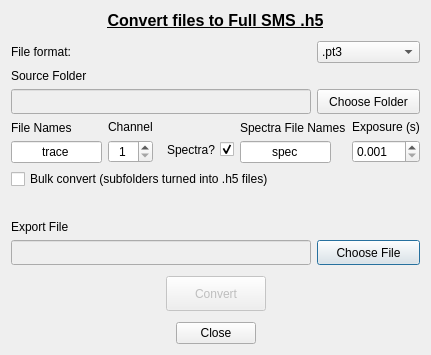
<?xml version="1.0" encoding="UTF-8"?>
<ui version="4.0">
 <class>pt3ConvertDialog</class>
 <widget class="QDialog" name="pt3ConvertDialog">
  <property name="windowModality">
   <enum>Qt::ApplicationModal</enum>
  </property>
  <property name="geometry">
   <rect>
    <x>0</x>
    <y>0</y>
    <width>431</width>
    <height>332</height>
   </rect>
  </property>
  <property name="maximumSize">
   <size>
    <width>431</width>
    <height>332</height>
   </size>
  </property>
  <property name="windowTitle">
   <string>Convert to h5</string>
  </property>
  <property name="autoFillBackground">
   <bool>false</bool>
  </property>
  <property name="modal">
   <bool>true</bool>
  </property>
  <layout class="QVBoxLayout" name="verticalLayout_2">
   <item>
    <widget class="QLabel" name="lblTitle">
     <property name="font">
      <font>
       <pointsize>12</pointsize>
       <weight>75</weight>
       <bold>true</bold>
       <underline>true</underline>
      </font>
     </property>
     <property name="text">
      <string>Convert files to Full SMS .h5</string>
     </property>
     <property name="alignment">
      <set>Qt::AlignCenter</set>
     </property>
    </widget>
   </item>
   <item>
    <spacer name="verticalSpacer_5">
     <property name="orientation">
      <enum>Qt::Vertical</enum>
     </property>
     <property name="sizeType">
      <enum>QSizePolicy::Minimum</enum>
     </property>
     <property name="sizeHint" stdset="0">
      <size>
       <width>20</width>
       <height>5</height>
      </size>
     </property>
    </spacer>
   </item>
   <item>
    <layout class="QGridLayout" name="gridLayout">
     <item row="2" column="0">
      <spacer name="verticalSpacer_6">
       <property name="orientation">
        <enum>Qt::Vertical</enum>
       </property>
       <property name="sizeType">
        <enum>QSizePolicy::Preferred</enum>
       </property>
       <property name="sizeHint" stdset="0">
        <size>
         <width>20</width>
         <height>5</height>
        </size>
       </property>
      </spacer>
     </item>
     <item row="0" column="1">
      <widget class="QComboBox" name="cmbFileFormat">
       <item>
        <property name="text">
         <string>.pt3</string>
        </property>
       </item>
       <item>
        <property name="text">
         <string>.csv</string>
        </property>
       </item>
       <item>
        <property name="text">
         <string>.h5</string>
        </property>
       </item>
      </widget>
     </item>
     <item row="1" column="0">
      <layout class="QVBoxLayout" name="verticalLayout">
       <item>
        <widget class="QLabel" name="lblLoadDir">
         <property name="text">
          <string>Source Folder</string>
         </property>
        </widget>
       </item>
       <item>
        <widget class="QLineEdit" name="edtSourceFolder">
         <property name="enabled">
          <bool>false</bool>
         </property>
         <property name="sizePolicy">
          <sizepolicy hsizetype="Fixed" vsizetype="Fixed">
           <horstretch>0</horstretch>
           <verstretch>0</verstretch>
          </sizepolicy>
         </property>
         <property name="minimumSize">
          <size>
           <width>300</width>
           <height>25</height>
          </size>
         </property>
        </widget>
       </item>
      </layout>
     </item>
     <item row="6" column="1">
      <layout class="QVBoxLayout" name="verticalLayout_5">
       <item>
        <spacer name="verticalSpacer_3">
         <property name="orientation">
          <enum>Qt::Vertical</enum>
         </property>
         <property name="sizeType">
          <enum>QSizePolicy::Expanding</enum>
         </property>
         <property name="sizeHint" stdset="0">
          <size>
           <width>20</width>
           <height>10</height>
          </size>
         </property>
        </spacer>
       </item>
       <item>
        <widget class="QPushButton" name="btnExportFile">
         <property name="sizePolicy">
          <sizepolicy hsizetype="Preferred" vsizetype="Fixed">
           <horstretch>0</horstretch>
           <verstretch>0</verstretch>
          </sizepolicy>
         </property>
         <property name="minimumSize">
          <size>
           <width>0</width>
           <height>25</height>
          </size>
         </property>
         <property name="text">
          <string>Choose File</string>
         </property>
         <property name="icon">
          <iconset resource="../icons.qrc">
           <normaloff>:/icons/icons/open-file.png</normaloff>:/icons/icons/open-file.png</iconset>
         </property>
         <property name="iconSize">
          <size>
           <width>20</width>
           <height>20</height>
          </size>
         </property>
        </widget>
       </item>
      </layout>
     </item>
     <item row="1" column="1">
      <layout class="QVBoxLayout" name="verticalLayout_3">
       <item>
        <spacer name="verticalSpacer_2">
         <property name="orientation">
          <enum>Qt::Vertical</enum>
         </property>
         <property name="sizeType">
          <enum>QSizePolicy::Expanding</enum>
         </property>
         <property name="sizeHint" stdset="0">
          <size>
           <width>20</width>
           <height>10</height>
          </size>
         </property>
        </spacer>
       </item>
       <item>
        <widget class="QPushButton" name="btnSourceFolder">
         <property name="sizePolicy">
          <sizepolicy hsizetype="Preferred" vsizetype="Fixed">
           <horstretch>0</horstretch>
           <verstretch>0</verstretch>
          </sizepolicy>
         </property>
         <property name="minimumSize">
          <size>
           <width>0</width>
           <height>25</height>
          </size>
         </property>
         <property name="text">
          <string>Choose Folder</string>
         </property>
         <property name="icon">
          <iconset resource="../icons.qrc">
           <normaloff>:/icons/icons/open-folder.png</normaloff>:/icons/icons/open-folder.png</iconset>
         </property>
         <property name="iconSize">
          <size>
           <width>20</width>
           <height>20</height>
          </size>
         </property>
        </widget>
       </item>
      </layout>
     </item>
     <item row="3" column="0" colspan="2">
      <layout class="QHBoxLayout" name="horizontalLayout">
       <item>
        <layout class="QVBoxLayout" name="verticalLayout_6">
         <item>
          <widget class="QLabel" name="lblFileNames_times">
           <property name="text">
            <string>File Names</string>
           </property>
          </widget>
         </item>
         <item>
          <widget class="QLineEdit" name="edtFileNames_times">
           <property name="enabled">
            <bool>true</bool>
           </property>
           <property name="sizePolicy">
            <sizepolicy hsizetype="Fixed" vsizetype="Fixed">
             <horstretch>0</horstretch>
             <verstretch>0</verstretch>
            </sizepolicy>
           </property>
           <property name="maximumSize">
            <size>
             <width>91</width>
             <height>16777215</height>
            </size>
           </property>
           <property name="text">
            <string>trace</string>
           </property>
           <property name="alignment">
            <set>Qt::AlignCenter</set>
           </property>
          </widget>
         </item>
        </layout>
       </item>
       <item>
        <layout class="QVBoxLayout" name="verticalLayout_7">
         <item>
          <widget class="QLabel" name="lblChannel">
           <property name="text">
            <string>Channel</string>
           </property>
          </widget>
         </item>
         <item>
          <widget class="QSpinBox" name="spbChannel">
           <property name="alignment">
            <set>Qt::AlignCenter</set>
           </property>
           <property name="minimum">
            <number>1</number>
           </property>
           <property name="maximum">
            <number>4</number>
           </property>
          </widget>
         </item>
        </layout>
       </item>
       <item>
        <spacer name="horizontalSpacer_3">
         <property name="orientation">
          <enum>Qt::Horizontal</enum>
         </property>
         <property name="sizeType">
          <enum>QSizePolicy::Expanding</enum>
         </property>
         <property name="sizeHint" stdset="0">
          <size>
           <width>90</width>
           <height>20</height>
          </size>
         </property>
        </spacer>
       </item>
       <item>
        <layout class="QVBoxLayout" name="verticalLayout_10">
         <item>
          <spacer name="verticalSpacer_4">
           <property name="orientation">
            <enum>Qt::Vertical</enum>
           </property>
           <property name="sizeType">
            <enum>QSizePolicy::Fixed</enum>
           </property>
           <property name="sizeHint" stdset="0">
            <size>
             <width>20</width>
             <height>16</height>
            </size>
           </property>
          </spacer>
         </item>
         <item>
          <widget class="QCheckBox" name="cbxHasSpectra">
           <property name="sizePolicy">
            <sizepolicy hsizetype="Minimum" vsizetype="Minimum">
             <horstretch>0</horstretch>
             <verstretch>0</verstretch>
            </sizepolicy>
           </property>
           <property name="minimumSize">
            <size>
             <width>0</width>
             <height>0</height>
            </size>
           </property>
           <property name="layoutDirection">
            <enum>Qt::RightToLeft</enum>
           </property>
           <property name="text">
            <string>Spectra?</string>
           </property>
           <property name="checked">
            <bool>true</bool>
           </property>
          </widget>
         </item>
        </layout>
       </item>
       <item>
        <layout class="QVBoxLayout" name="verticalLayout_9">
         <item>
          <widget class="QLabel" name="lblFileNames_Spectra">
           <property name="text">
            <string>Spectra File Names</string>
           </property>
          </widget>
         </item>
         <item>
          <widget class="QLineEdit" name="edtFileNames_Spectra">
           <property name="enabled">
            <bool>true</bool>
           </property>
           <property name="sizePolicy">
            <sizepolicy hsizetype="Fixed" vsizetype="Fixed">
             <horstretch>0</horstretch>
             <verstretch>0</verstretch>
            </sizepolicy>
           </property>
           <property name="maximumSize">
            <size>
             <width>91</width>
             <height>16777215</height>
            </size>
           </property>
           <property name="text">
            <string>spec</string>
           </property>
           <property name="alignment">
            <set>Qt::AlignCenter</set>
           </property>
          </widget>
         </item>
        </layout>
       </item>
       <item>
        <layout class="QVBoxLayout" name="verticalLayout_8">
         <item>
          <widget class="QLabel" name="lblExposure">
           <property name="text">
            <string>Exposure (s)</string>
           </property>
          </widget>
         </item>
         <item>
          <widget class="QDoubleSpinBox" name="spbExposure">
           <property name="enabled">
            <bool>true</bool>
           </property>
           <property name="decimals">
            <number>3</number>
           </property>
           <property name="minimum">
            <double>0.001000000000000</double>
           </property>
           <property name="maximum">
            <double>9.999000000000001</double>
           </property>
          </widget>
         </item>
        </layout>
       </item>
      </layout>
     </item>
     <item row="6" column="0">
      <layout class="QVBoxLayout" name="verticalLayout_4">
       <item>
        <widget class="QLabel" name="lblExportFile">
         <property name="text">
          <string>Export File</string>
         </property>
        </widget>
       </item>
       <item>
        <widget class="QLineEdit" name="edtExportFile">
         <property name="enabled">
          <bool>false</bool>
         </property>
         <property name="sizePolicy">
          <sizepolicy hsizetype="Fixed" vsizetype="Fixed">
           <horstretch>0</horstretch>
           <verstretch>0</verstretch>
          </sizepolicy>
         </property>
         <property name="minimumSize">
          <size>
           <width>300</width>
           <height>25</height>
          </size>
         </property>
         <property name="text">
          <string/>
         </property>
        </widget>
       </item>
      </layout>
     </item>
     <item row="0" column="0">
      <widget class="QLabel" name="label">
       <property name="text">
        <string>File format:</string>
       </property>
      </widget>
     </item>
     <item row="5" column="0" colspan="2">
      <spacer name="verticalSpacer_7">
       <property name="orientation">
        <enum>Qt::Vertical</enum>
       </property>
       <property name="sizeType">
        <enum>QSizePolicy::Fixed</enum>
       </property>
       <property name="sizeHint" stdset="0">
        <size>
         <width>20</width>
         <height>25</height>
        </size>
       </property>
      </spacer>
     </item>
     <item row="4" column="0" colspan="2">
      <widget class="QCheckBox" name="cbxBulkConvert">
       <property name="text">
        <string>Bulk convert (subfolders turned into .h5 files)</string>
       </property>
      </widget>
     </item>
    </layout>
   </item>
   <item>
    <spacer name="verticalSpacer">
     <property name="orientation">
      <enum>Qt::Vertical</enum>
     </property>
     <property name="sizeType">
      <enum>QSizePolicy::Minimum</enum>
     </property>
     <property name="sizeHint" stdset="0">
      <size>
       <width>20</width>
       <height>5</height>
      </size>
     </property>
    </spacer>
   </item>
   <item>
    <layout class="QHBoxLayout" name="horizontalLayout_2">
     <item>
      <spacer name="horizontalSpacer_2">
       <property name="orientation">
        <enum>Qt::Horizontal</enum>
       </property>
       <property name="sizeHint" stdset="0">
        <size>
         <width>40</width>
         <height>20</height>
        </size>
       </property>
      </spacer>
     </item>
     <item>
      <widget class="QPushButton" name="btnConvert">
       <property name="enabled">
        <bool>false</bool>
       </property>
       <property name="minimumSize">
        <size>
         <width>100</width>
         <height>35</height>
        </size>
       </property>
       <property name="text">
        <string>Convert</string>
       </property>
       <property name="icon">
        <iconset resource="../icons.qrc">
         <normaloff>:/icons/icons/new-file.png</normaloff>:/icons/icons/new-file.png</iconset>
       </property>
       <property name="iconSize">
        <size>
         <width>25</width>
         <height>25</height>
        </size>
       </property>
      </widget>
     </item>
     <item>
      <spacer name="horizontalSpacer">
       <property name="orientation">
        <enum>Qt::Horizontal</enum>
       </property>
       <property name="sizeHint" stdset="0">
        <size>
         <width>40</width>
         <height>20</height>
        </size>
       </property>
      </spacer>
     </item>
    </layout>
   </item>
   <item>
    <spacer name="verticalSpacer_8">
     <property name="orientation">
      <enum>Qt::Vertical</enum>
     </property>
     <property name="sizeType">
      <enum>QSizePolicy::Minimum</enum>
     </property>
     <property name="sizeHint" stdset="0">
      <size>
       <width>20</width>
       <height>5</height>
      </size>
     </property>
    </spacer>
   </item>
   <item>
    <widget class="QDialogButtonBox" name="buttonBox">
     <property name="orientation">
      <enum>Qt::Horizontal</enum>
     </property>
     <property name="standardButtons">
      <set>QDialogButtonBox::Close</set>
     </property>
     <property name="centerButtons">
      <bool>true</bool>
     </property>
    </widget>
   </item>
  </layout>
 </widget>
 <resources>
  <include location="../icons.qrc"/>
 </resources>
 <connections>
  <connection>
   <sender>buttonBox</sender>
   <signal>accepted()</signal>
   <receiver>pt3ConvertDialog</receiver>
   <slot>accept()</slot>
   <hints>
    <hint type="sourcelabel">
     <x>248</x>
     <y>254</y>
    </hint>
    <hint type="destinationlabel">
     <x>157</x>
     <y>274</y>
    </hint>
   </hints>
  </connection>
  <connection>
   <sender>buttonBox</sender>
   <signal>rejected()</signal>
   <receiver>pt3ConvertDialog</receiver>
   <slot>reject()</slot>
   <hints>
    <hint type="sourcelabel">
     <x>316</x>
     <y>260</y>
    </hint>
    <hint type="destinationlabel">
     <x>286</x>
     <y>274</y>
    </hint>
   </hints>
  </connection>
 </connections>
</ui>
